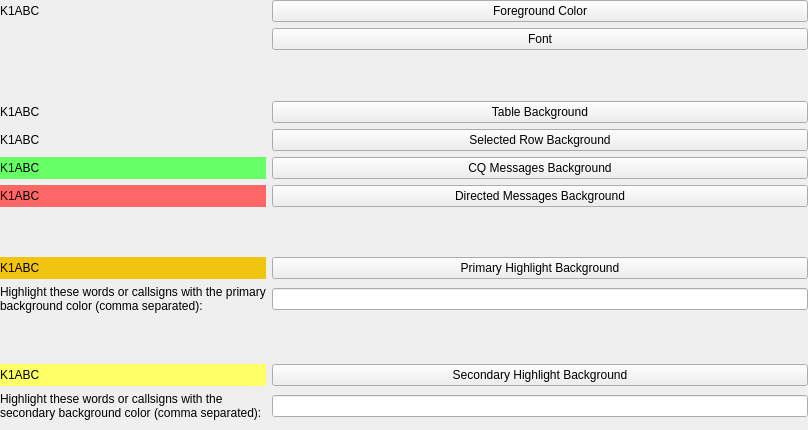
             <widget class="QWidget" name="scrollAreaContentsWidget_8">
              <property name="geometry">
               <rect>
                <x>0</x>
                <y>-23</y>
                <width>808</width>
                <height>430</height>
               </rect>
              </property>
              <layout class="QVBoxLayout" name="verticalLayout_14">
               <property name="leftMargin">
                <number>0</number>
               </property>
               <property name="topMargin">
                <number>0</number>
               </property>
               <property name="rightMargin">
                <number>0</number>
               </property>
               <property name="bottomMargin">
                <number>0</number>
               </property>
               <item>
                <layout class="QGridLayout" name="gridLayout_15">
                 <property name="leftMargin">
                  <number>0</number>
                 </property>
                 <property name="rightMargin">
                  <number>0</number>
                 </property>
                 <property name="bottomMargin">
                  <number>0</number>
                 </property>
                 <item row="8" column="1">
                  <widget class="QPushButton" name="primaryHighlightButton">
                   <property name="minimumSize">
                    <size>
                     <width>140</width>
                     <height>0</height>
                    </size>
                   </property>
                   <property name="text">
                    <string>Primary Highlight Background</string>
                   </property>
                  </widget>
                 </item>
                 <item row="10" column="1">
                  <spacer name="verticalSpacer_17">
                   <property name="sizeHint" stdset="0">
                    <size>
                     <width>20</width>
                     <height>20</height>
                    </size>
                   </property>
                  </spacer>
                 </item>
                 <item row="0" column="1">
                  <widget class="QPushButton" name="tableForegroundButton">
                   <property name="text">
                    <string>Foreground Color</string>
                   </property>
                  </widget>
                 </item>
                 <item row="9" column="0">
                  <widget class="QLabel" name="label_25">
                   <property name="text">
                    <string>Highlight these words or callsigns with the primary background color (comma separated):</string>
                   </property>
                   <property name="wordWrap">
                    <bool>true</bool>
                   </property>
                  </widget>
                 </item>
                 <item row="4" column="0">
                  <widget class="QLabel" name="tableSelectionBackgroundLabel">
                   <property name="minimumSize">
                    <size>
                     <width>80</width>
                     <height>20</height>
                    </size>
                   </property>
                   <property name="styleSheet">
                    <string notr="true">QLabel{background-color: #3498db}&lt;?xml version=&quot;1.0&quot; encoding=&quot;UTF-8&quot;?&gt;
&lt;ui version=&quot;4.0&quot;&gt;
&lt;widget name=&quot;__qt_fake_top_level&quot;&gt;
&lt;widget class=&quot;QLabel&quot; name=&quot;labCQ&quot;&gt;
&lt;property name=&quot;geometry&quot;&gt;
&lt;rect&gt;
&lt;x&gt;12&lt;/x&gt;
&lt;y&gt;32&lt;/y&gt;
&lt;width&gt;302&lt;/width&gt;
&lt;height&gt;25&lt;/height&gt;
&lt;/rect&gt;
&lt;/property&gt;
&lt;property name=&quot;minimumSize&quot;&gt;
&lt;size&gt;
&lt;width&gt;80&lt;/width&gt;
&lt;height&gt;20&lt;/height&gt;
&lt;/size&gt;
&lt;/property&gt;
&lt;property name=&quot;styleSheet&quot;&gt;
&lt;string notr=&quot;true&quot;&gt;QLabel{background-color: #66ff66}&lt;/string&gt;
&lt;/property&gt;
&lt;property name=&quot;text&quot;&gt;
&lt;string&gt;K1ABC&lt;/string&gt;
&lt;/property&gt;
&lt;property name=&quot;alignment&quot;&gt;
&lt;set&gt;Qt::AlignCenter&lt;/set&gt;
&lt;/property&gt;
&lt;/widget&gt;
&lt;/widget&gt;
&lt;resources/&gt;
&lt;/ui&gt;
</string>
                   </property>
                   <property name="text">
                    <string>K1ABC</string>
                   </property>
                  </widget>
                 </item>
                 <item row="8" column="0">
                  <widget class="QLabel" name="primaryHighlightLabel">
                   <property name="minimumSize">
                    <size>
                     <width>80</width>
                     <height>20</height>
                    </size>
                   </property>
                   <property name="styleSheet">
                    <string notr="true">QLabel{background-color: #f1c40f}</string>
                   </property>
                   <property name="text">
                    <string>K1ABC</string>
                   </property>
                  </widget>
                 </item>
                 <item row="7" column="1">
                  <spacer name="verticalSpacer_11">
                   <property name="sizeHint" stdset="0">
                    <size>
                     <width>20</width>
                     <height>20</height>
                    </size>
                   </property>
                  </spacer>
                 </item>
                 <item row="11" column="1">
                  <widget class="QPushButton" name="secondaryHighlightButton">
                   <property name="minimumSize">
                    <size>
                     <width>140</width>
                     <height>0</height>
                    </size>
                   </property>
                   <property name="text">
                    <string>Secondary Highlight Background</string>
                   </property>
                  </widget>
                 </item>
                 <item row="12" column="1">
                  <widget class="QLineEdit" name="secondaryHighlightLineEdit"/>
                 </item>
                 <item row="3" column="1">
                  <widget class="QPushButton" name="tableBackgroundButton">
                   <property name="text">
                    <string>Table Background</string>
                   </property>
                  </widget>
                 </item>
                 <item row="0" column="0">
                  <widget class="QLabel" name="tableForegroundLabel">
                   <property name="minimumSize">
                    <size>
                     <width>80</width>
                     <height>20</height>
                    </size>
                   </property>
                   <property name="styleSheet">
                    <string notr="true">QLabel{background-color: white}&lt;?xml version=&quot;1.0&quot; encoding=&quot;UTF-8&quot;?&gt;
&lt;ui version=&quot;4.0&quot;&gt;
&lt;widget name=&quot;__qt_fake_top_level&quot;&gt;
&lt;widget class=&quot;QLabel&quot; name=&quot;labCQ&quot;&gt;
&lt;property name=&quot;geometry&quot;&gt;
&lt;rect&gt;
&lt;x&gt;12&lt;/x&gt;
&lt;y&gt;32&lt;/y&gt;
&lt;width&gt;302&lt;/width&gt;
&lt;height&gt;25&lt;/height&gt;
&lt;/rect&gt;
&lt;/property&gt;
&lt;property name=&quot;minimumSize&quot;&gt;
&lt;size&gt;
&lt;width&gt;80&lt;/width&gt;
&lt;height&gt;20&lt;/height&gt;
&lt;/size&gt;
&lt;/property&gt;
&lt;property name=&quot;styleSheet&quot;&gt;
&lt;string notr=&quot;true&quot;&gt;QLabel{background-color: #66ff66}&lt;/string&gt;
&lt;/property&gt;
&lt;property name=&quot;text&quot;&gt;
&lt;string&gt;K1ABC&lt;/string&gt;
&lt;/property&gt;
&lt;property name=&quot;alignment&quot;&gt;
&lt;set&gt;Qt::AlignCenter&lt;/set&gt;
&lt;/property&gt;
&lt;/widget&gt;
&lt;/widget&gt;
&lt;resources/&gt;
&lt;/ui&gt;
</string>
                   </property>
                   <property name="text">
                    <string>K1ABC</string>
                   </property>
                  </widget>
                 </item>
                 <item row="3" column="0">
                  <widget class="QLabel" name="tableBackgroundLabel">
                   <property name="minimumSize">
                    <size>
                     <width>80</width>
                     <height>20</height>
                    </size>
                   </property>
                   <property name="styleSheet">
                    <string notr="true">QLabel{background-color: white}&lt;?xml version=&quot;1.0&quot; encoding=&quot;UTF-8&quot;?&gt;
&lt;ui version=&quot;4.0&quot;&gt;
&lt;widget name=&quot;__qt_fake_top_level&quot;&gt;
&lt;widget class=&quot;QLabel&quot; name=&quot;labCQ&quot;&gt;
&lt;property name=&quot;geometry&quot;&gt;
&lt;rect&gt;
&lt;x&gt;12&lt;/x&gt;
&lt;y&gt;32&lt;/y&gt;
&lt;width&gt;302&lt;/width&gt;
&lt;height&gt;25&lt;/height&gt;
&lt;/rect&gt;
&lt;/property&gt;
&lt;property name=&quot;minimumSize&quot;&gt;
&lt;size&gt;
&lt;width&gt;80&lt;/width&gt;
&lt;height&gt;20&lt;/height&gt;
&lt;/size&gt;
&lt;/property&gt;
&lt;property name=&quot;styleSheet&quot;&gt;
&lt;string notr=&quot;true&quot;&gt;QLabel{background-color: #66ff66}&lt;/string&gt;
&lt;/property&gt;
&lt;property name=&quot;text&quot;&gt;
&lt;string&gt;K1ABC&lt;/string&gt;
&lt;/property&gt;
&lt;property name=&quot;alignment&quot;&gt;
&lt;set&gt;Qt::AlignCenter&lt;/set&gt;
&lt;/property&gt;
&lt;/widget&gt;
&lt;/widget&gt;
&lt;resources/&gt;
&lt;/ui&gt;
</string>
                   </property>
                   <property name="text">
                    <string>K1ABC</string>
                   </property>
                  </widget>
                 </item>
                 <item row="1" column="1">
                  <widget class="QPushButton" name="tableFontButton">
                   <property name="text">
                    <string>Font</string>
                   </property>
                  </widget>
                 </item>
                 <item row="5" column="0">
                  <widget class="QLabel" name="cqMessagesLabel">
                   <property name="minimumSize">
                    <size>
                     <width>80</width>
                     <height>20</height>
                    </size>
                   </property>
                   <property name="styleSheet">
                    <string notr="true">QLabel{background-color: #66ff66}</string>
                   </property>
                   <property name="text">
                    <string>K1ABC</string>
                   </property>
                  </widget>
                 </item>
                 <item row="6" column="0">
                  <widget class="QLabel" name="labMyCall">
                   <property name="minimumSize">
                    <size>
                     <width>80</width>
                     <height>20</height>
                    </size>
                   </property>
                   <property name="styleSheet">
                    <string notr="true">QLabel{background-color: #ff6666}</string>
                   </property>
                   <property name="text">
                    <string>K1ABC</string>
                   </property>
                  </widget>
                 </item>
                 <item row="6" column="1">
                  <widget class="QPushButton" name="pbMyCall">
                   <property name="minimumSize">
                    <size>
                     <width>140</width>
                     <height>0</height>
                    </size>
                   </property>
                   <property name="text">
                    <string>Directed Messages Background</string>
                   </property>
                  </widget>
                 </item>
                 <item row="5" column="1">
                  <widget class="QPushButton" name="cqMessagesButton">
                   <property name="minimumSize">
                    <size>
                     <width>140</width>
                     <height>0</height>
                    </size>
                   </property>
                   <property name="text">
                    <string>CQ Messages Background</string>
                   </property>
                  </widget>
                 </item>
                 <item row="12" column="0">
                  <widget class="QLabel" name="label_20">
                   <property name="text">
                    <string>Highlight these words or callsigns with the secondary background color (comma separated):</string>
                   </property>
                   <property name="wordWrap">
                    <bool>true</bool>
                   </property>
                  </widget>
                 </item>
                 <item row="9" column="1">
                  <widget class="QLineEdit" name="primaryHighlightLineEdit"/>
                 </item>
                 <item row="4" column="1">
                  <widget class="QPushButton" name="tableSelectedRowBackgroundButton">
                   <property name="text">
                    <string>Selected Row Background</string>
                   </property>
                  </widget>
                 </item>
                 <item row="2" column="1">
                  <spacer name="verticalSpacer">
                   <property name="sizeHint" stdset="0">
                    <size>
                     <width>20</width>
                     <height>20</height>
                    </size>
                   </property>
                  </spacer>
                 </item>
                 <item row="11" column="0">
                  <widget class="QLabel" name="secondaryHighlightLabel">
                   <property name="minimumSize">
                    <size>
                     <width>80</width>
                     <height>20</height>
                    </size>
                   </property>
                   <property name="styleSheet">
                    <string notr="true">QLabel{background-color: #ffff66}</string>
                   </property>
                   <property name="text">
                    <string>K1ABC</string>
                   </property>
                  </widget>
                 </item>
                </layout>
               </item>
               <item>
                <spacer name="verticalSpacer_6">
                 <property name="sizeType">
                  <enum>QSizePolicy::Fixed</enum>
                 </property>
                 <property name="sizeHint" stdset="0">
                  <size>
                   <width>20</width>
                   <height>10</height>
                  </size>
                 </property>
                </spacer>
               </item>
              </layout>
             </widget>
